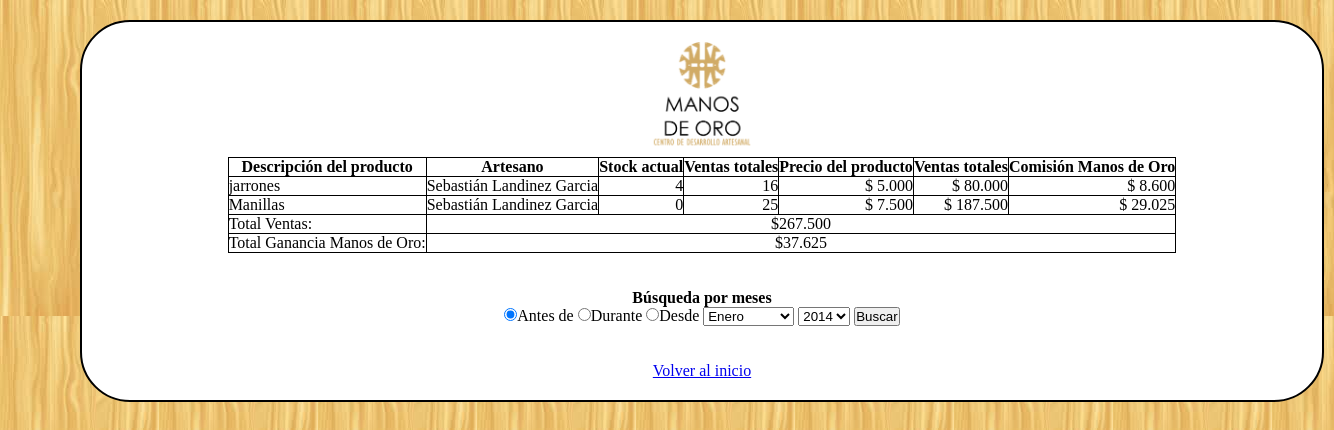
Screenshot of /Interfaces/verVentasAdmin.php (signed in) with the database file from the repository.
### tables this page shows
CREATE TABLE IF NOT EXISTS `producto` (
`idproducto` int(11) NOT NULL,
  `nombproducto` varchar(300) NOT NULL,
  `descripcion` varchar(30) NOT NULL,
  `link` varchar(150) DEFAULT NULL,
  `idartesano` int(11) NOT NULL,
  `aceptado` tinyint(4) NOT NULL,
  `empresa` varchar(150) NOT NULL,
  `nroenvio` varchar(30) NOT NULL,
  `notificado` int(11) NOT NULL,
  `stock` int(11) DEFAULT NULL,
  `ventas` int(11) DEFAULT NULL,
  `formatofoto` int(11) DEFAULT NULL,
  `precio` int(11) NOT NULL DEFAULT '0',
  `mostrar` int(11) NOT NULL,
  `fecha` date NOT NULL,
  `comision` float NOT NULL
);

CREATE TABLE IF NOT EXISTS `artesano` (
`idArtesano` int(11) NOT NULL,
  `TipoDoc` int(11) NOT NULL,
  `NroDoc` varchar(30) NOT NULL,
  `password` varchar(40) NOT NULL,
  `direccion` varchar(200) NOT NULL,
  `telefono` varchar(30) NOT NULL,
  `telefono2` varchar(25) NOT NULL,
  `username` varchar(30) DEFAULT NULL,
  `estado` int(11) NOT NULL,
  `nombre` varchar(200) NOT NULL,
  `celular` varchar(20) NOT NULL,
  `email` varchar(70) NOT NULL,
  `certificacion` tinyint(4) NOT NULL,
  `nivelestudio` int(11) NOT NULL,
  `aprendices` text,
  `cursos` text,
  `formatofoto` int(11) DEFAULT NULL,
  `departamento` varchar(22) NOT NULL,
  `ciudad` varchar(22) NOT NULL
);

### Interfaces/verVentasAdmin.php (the view, shortened to what the rows shown need)
	<?php
	include_once("../Librerias/Datasource.php");
	include_once("../Librerias/ArtesanoDao.php");
	include_once("../Librerias/Artesano.php");
	include_once("../Librerias/Producto.php");
	include_once("../Librerias/ProductoDao.php");
	include_once("../Librerias/Venta.php");
	include_once("../Librerias/VentaDao.php");
	function formatearNumero($valor)
	{
		$largo=strlen($valor);
		$reves=strrev($valor);
		if(($largo%3)==0)
		{
			$limciclo=$largo/3;
		}
		else
		{
			$limciclo=(($largo-($largo%3))/3)+1;
		}
		$cad="";
		for($i=0;$i<$limciclo;$i++)
		{
			$j=3*$i;
			$str1=substr($reves,$j,3);
			if(($i%2)!=0)
			{
				$cad=$cad.".".$str1;
			}
			else
			{
				$cad=$cad."'".$str1;
			}
		}
		$valor=strrev($cad);
		$valor=substr($valor, 0,(strlen($valor)-1));
		return $valor;
	}
	if(isset($_SESSION["USER"]))
	{
		if($_SESSION["ROL"]!="Administrador")
		{
			if($_SESSION["ROL"]=="Administrador de tienda")
			{
				?>
				<script>
					alert("No tienes permiso para ver esto. Ser\u00e1s redireccionado a tu p\u00e1gina de inicio");
				</script>
				<meta http-equiv="refresh" content="0,url=admonTienda.php">
				<?php
			}
			else
			{
				?>
					<script>
						alert("No tienes permiso para ver esto. Ser\u00e1s redireccionado a tu p\u00e1gina de inicio");
					</script>
					<meta http-equiv="refresh" content="0,url=principal.php">
				<?php
			}
		}
		else
		{
			$conn=new Datasource($dbhost,$dbName,$dbUser,$dbPassword);
			$pdao=new ProductoDao();
			$adao=new ArtesanoDao();
			$vdao=new VentaDao();
			$totalVentas=$vdao->loadAll($conn);
			$busqueda1=new Producto();
			$busqueda2=new Producto();
			$busqueda1->setAceptado(2);
			$busqueda2->setAceptado(3);
			$pconstock=$pdao->searchMatching($conn,$busqueda1);
			$psinstock=$pdao->searchMatching($conn,$busqueda2);
			?>
			<!DOCTYPE HTML>
			<html>
				<head><meta http-equiv="Content-Type" content="text/html; charset=utf-8">
<link rel="stylesheet" href="../css/diseno.css">
				</head>
				<body>
				<div id="reporte">
				<center>
					<table style="border: 1px solid black; border-collapse: collapse;">
						<tr style="border: 1px solid black; border-collapse: collapse;">
							<th style="border: 1px solid black; border-collapse: collapse;">Descripción del producto</th>
							<th style="border: 1px solid black; border-collapse: collapse;">Artesano</th>
							<th style="border: 1px solid black; border-collapse: collapse;">Stock actual</th>
							<th style="border: 1px solid black; border-collapse: collapse;">Ventas totales</th>
							<th style="border: 1px solid black; border-collapse: collapse;">Precio del producto</th>
							<th style="border: 1px solid black; border-collapse: collapse;">Ventas totales</th>
							<th style="border: 1px solid black; border-collapse: collapse;">Comisión Manos de Oro</th>
						</tr>
					<?php
					$parcialganancia=0;
					for($i=0;$i<count($pconstock);$i++)
					{
						$artesano=$adao->getObject($conn,$pconstock[$i]->getIdartesano());
						echo("<tr >");
						echo("<td style='border: 1px solid black; border-collapse: collapse;'>".$pconstock[$i]->getDescripcion()."</td>");
						echo("<td style='border: 1px solid black; border-collapse: collapse;'>".utf8_encode($artesano->getNombre())."</td>");
						echo("<td style='text-align:right; border: 1px solid black; border-collapse: collapse;'>".formatearNumero($pconstock[$i]->getStock())."</td>");
						echo("<td style='text-align:right; border: 1px solid black; border-collapse: collapse;'>".formatearNumero($pconstock[$i]->getVentas())."</td>");
						echo("<td style='text-align:right; border: 1px solid black; border-collapse: collapse;'>$ ".formatearNumero($pconstock[$i]->getPrecio())."</td>");
						$parcial=$pconstock[$i]->getVentas()*$pconstock[$i]->getPrecio();
						echo("<td style='text-align:right; border: 1px solid black; border-collapse: collapse;'>$ ".formatearNumero($parcial)."</td>");
						for($j=0;$j<count($totalVentas);$j++)
						{
							if($totalVentas[$j]->getIdProducto()==$pconstock[$i]->getIdProducto())
							{
								$parcialganancia=$parcialganancia+($totalVentas[$j]->getComision()*$pconstock[$i]->getPrecio()*$totalVentas[$j]->getNroProductosVendidos()/100);
							}
						}
						echo("<td style='text-align:right; border: 1px solid black; border-collapse: collapse;'>$ ".formatearNumero($parcialganancia)."</td>");
						echo("</tr>");
						$parcialganancia=0;
					}
					for($i=0;$i<count($psinstock);$i++)
					{
						$artesano=$adao->getObject($conn,$psinstock[$i]->getIdartesano());
						echo("<tr style='border: 1px solid black; border-collapse: collapse;'>");
						echo("<td style='border: 1px solid black; border-collapse: collapse;'>".$psinstock[$i]->getDescripcion()."</td>");
						echo("<td style='border: 1px solid black; border-collapse: collapse;'>".utf8_encode($artesano->getNombre())."</td>");
						echo("<td style='text-align:right; border: 1px solid black; border-collapse: collapse;'>".formatearNumero($psinstock[$i]->getStock())."</td>");
						echo("<td style='text-align:right; border: 1px solid black; border-collapse: collapse;'>".formatearNumero($psinstock[$i]->getVentas())."</td>");
						echo("<td style='text-align:right; border: 1px solid black; border-collapse: collapse;'> $ ".formatearNumero($psinstock[$i]->getPrecio())."</td>");
						$parcial=$psinstock[$i]->getVentas()*$psinstock[$i]->getPrecio();
						echo("<td style='text-align:right; border: 1px solid black; border-collapse: collapse;'> $ ".formatearNumero($parcial)."</td>");
						for($j=0;$j<count($totalVentas);$j++)
						{
							if($totalVentas[$j]->getIdProducto()==$psinstock[$i]->getIdProducto())
							{
								$parcialganancia=$parcialganancia+($totalVentas[$j]->getComision()*$psinstock[$i]->getPrecio()*$totalVentas[$j]->getNroProductosVendidos()/100);
							}
						}
						echo("<td style='text-align:right; border: 1px solid black; border-collapse: collapse;'> $ ".formatearNumero($parcialganancia)."</td>");
						echo("</tr>");
						$parcialganancia=0;
					}
					?>
					</table>
					<br><br>
					<br>
					<br>
			</center>
</div>
				</body>
			</html>
			<?php
		}
	}
?>

### rows the page displays
producto: descripcion "jarrones", idartesano.nombre "Sebastián Landinez Garcia", stock "4", ventas "16", precio "5.000", formatearNumero($parcial) "80.000", parcialganancia "8.600"
producto: descripcion "Manillas", idartesano.nombre "Sebastián Landinez Garcia", stock "0", ventas "25", precio "7.500", formatearNumero($parcial) "187.500", parcialganancia "29.025"

### other values shown
formatearNumero($total) "267.500"
formatearNumero($totalganancia) "37.625"
form field value "2014"
